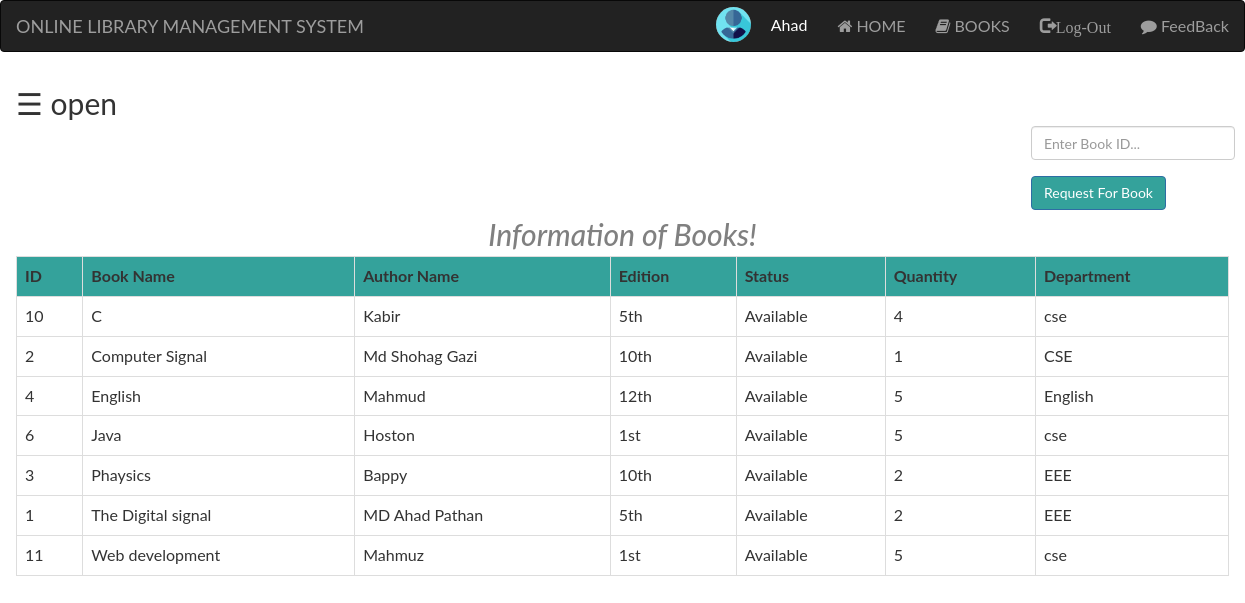
Screenshot of /student/request_for_returnDate.php (signed in) with the database file from the repository.
### tables this page shows
CREATE TABLE `books` (
  `bid` int(11) NOT NULL,
  `name` varchar(100) NOT NULL,
  `author` varchar(100) NOT NULL,
  `edition` varchar(100) NOT NULL,
  `status` varchar(100) NOT NULL,
  `quantity` int(11) NOT NULL,
  `department` varchar(100) NOT NULL
);

### student/request_for_returnDate.php (the view, shortened to what this page needs)
<?php
require 'nav.php';
require 'action_student.php';
?>
<!DOCTYPE html>
<html>
	<head>
	</head>
	<body>
			<div id="main">
				<span style="font-size:30px;cursor:pointer" onclick="openNav()">&#9776; open</span>
<div class="search">
	<form action="" method="POST" class="navbar-form">
		<input type="text" name="book_id" placeholder="Enter Book ID..." class="form-control" required="">
		<br><br>
		<button class="btn btn-primary" style="background-color:#34a29b;" name="requst_for_returned_date">Request For Book</button>
	</form>
</div>
		<h4>Information of Books!</h4>
		<?php
		if(isset($_POST['submit'])){
			$searchBook = mysqli_query($link, "SELECT * FROM books WHERE name like '%$_POST[search]%'");
				if( mysqli_num_rows($searchBook) == 0){
					echo "No Book Found! Please Try Again!";
				}
				else
				{
					echo "<table class='table table-bordered table-hover'>";
					echo "<tr style = 'background-color:#34a29b;'>";
					echo "<th>"; echo "ID"; echo "</th>";
					echo "<th>"; echo "Book Name"; echo "</th>";
					echo "<th>"; echo "Author Name"; echo "</th>";
					echo "<th>"; echo "Edition"; echo "</th>";
					echo "<th>"; echo "Status"; echo "</th>";
					echo "<th>"; echo "Quantity"; echo "</th>";
					echo "<th>"; echo "Department"; echo "</th>";
				echo "</tr>";
				while ($row = mysqli_fetch_assoc($searchBook)) {
					echo "<tr>";
						echo "<td>"; echo $row['bid']; echo "</td>";
						echo "<td>"; echo $row['name']; echo "</td>";
						echo "<td>"; echo $row['author']; echo "</td>";
						echo "<td>"; echo $row['edition']; echo "</td>";
						echo "<td>"; echo $row['status']; echo "</td>";
						echo "<td>"; echo $row['quantity']; echo "</td>";
						echo "<td>"; echo $row['department']; echo "</td>";
					echo "</tr>";
				}
			echo "</table>";
					}
		}
		else{
		$sql = mysqli_query($link,"SELECT * FROM `books` order by `books`.`name`");
		echo "<table class='table table-bordered table-hover'>";
			echo "<tr style = 'background-color:#34a29b;'>";
					echo "<th>"; echo "ID"; echo "</th>";
					echo "<th>"; echo "Book Name"; echo "</th>";
					echo "<th>"; echo "Author Name"; echo "</th>";
					echo "<th>"; echo "Edition"; echo "</th>";
					echo "<th>"; echo "Status"; echo "</th>";
					echo "<th>"; echo "Quantity"; echo "</th>";
					echo "<th>"; echo "Department"; echo "</th>";
				echo "</tr>";
				while ($row = mysqli_fetch_assoc($sql)) {
					echo "<tr>";
						echo "<td>"; echo $row['bid']; echo "</td>";
						echo "<td>"; echo $row['name']; echo "</td>";
						echo "<td>"; echo $row['author']; echo "</td>";
						echo "<td>"; echo $row['edition']; echo "</td>";
						echo "<td>"; echo $row['status']; echo "</td>";
						echo "<td>"; echo $row['quantity']; echo "</td>";
						echo "<td>"; echo $row['department']; echo "</td>";
					echo "</tr>";
				}
			echo "</table>";
		}
		?>
		</div>
	</body>
</html>

### css/style.css (style rules this page uses)
html, body, div, span, object, iframe, h1, h2, h3, h4, h5, h6, p, blockquote, pre, abbr, address, cite, code, del, dfn, em, img, ins, kbd, q, samp, small, strong, sub, sup, var, b, i, dl, dt, dd, ol, ul, li, fieldset, form, label, legend, table, caption, tbody, tfoot, thead, tr, th, td, article, aside, canvas, details, figcaption, figure, footer, header, hgroup, menu, nav, section, summary, time, mark, audio, video { margin:0; padding:0; border:0; outline:0; font-size:100%; vertical-align:baseline; background:transparent; }
body { line-height:1; }
table { border-collapse:collapse; border-spacing:0; }
input, select { vertical-align:middle; }
input { height: 25px; width: 300px; }

### student/request_for_returnDate.php (style rules this page uses)
body { font-family: "Lato", sans-serif; transition: background-color .5s; }
#main { transition: margin-left .5s; padding: 16px; }
h4 { margin-bottom: 5px; text-align: center; font-style: italic; font-size: 30px; color: gray; }
.search { padding-left: 1000px; }

### rows the page displays
books: bid "10", name "C", author "Kabir", edition "5th", status "Available", quantity "4", department "cse"
books: bid "2", name "Computer Signal", author "Md Shohag Gazi", edition "10th", status "Available", quantity "1", department "CSE"
books: bid "4", name "English", author "Mahmud", edition "12th", status "Available", quantity "5", department "English"
books: bid "6", name "Java", author "Hoston", edition "1st", status "Available", quantity "5", department "cse"
books: bid "3", name "Phaysics", author "Bappy", edition "10th", status "Available", quantity "2", department "EEE"
books: bid "1", name "The Digital signal", author "MD Ahad Pathan", edition "5th", status "Available", quantity "2", department "EEE"
books: bid "11", name "Web development", author "Mahmuz", edition "1st", status "Available", quantity "5", department "cse"

### other values shown
$_SESSION['activeUser']['firstname'] "Ahad"
